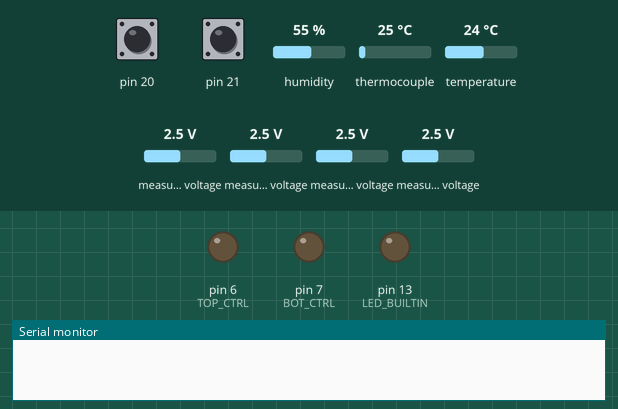
Simulated run of this sketch. Board: Arduino Mega 2560, built with avr-gcc and run on an emulated ATmega2560. Parts: output pins drawn as LEDs (lit = HIGH), the last lines printed to the serial monitor. The inputs (shaded band) are chosen by the test bench; at power-on: pin 20 HIGH, pin 21 HIGH, humidity 55 %, thermocouple 25 °C, temperature 24 °C, measured voltage 2.5 V. Pins used as bus, display or sensor lines are not drawn.

Above: at 0.1 s.
At 3.0 s:
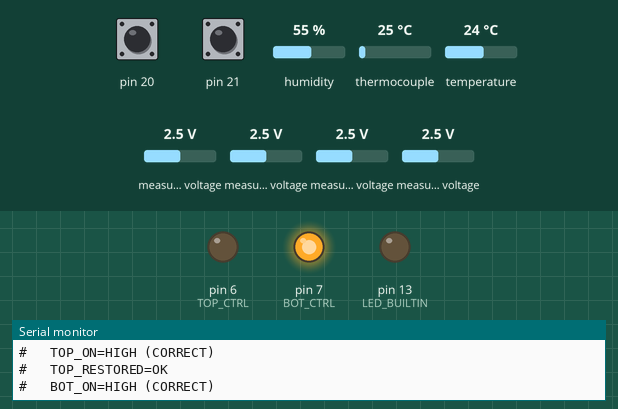
At 7.8 s:
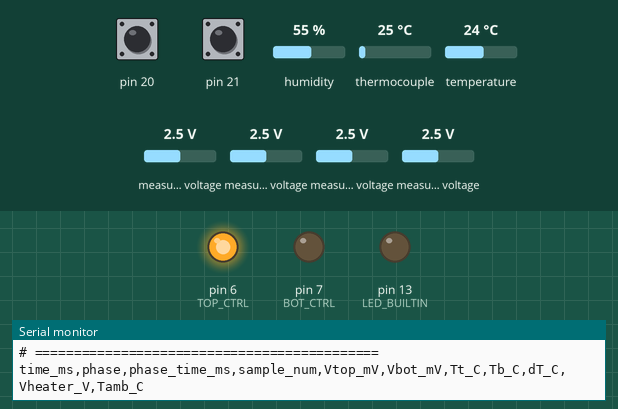
Timing chart, 0 to 9.3 s (numbered marks = the images above):
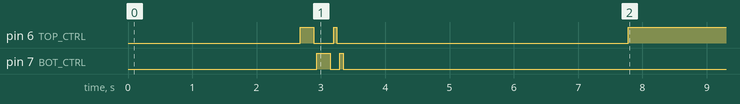

The sketch:

sketch_feb16a_ABBA.ino
```cpp
// TEST 13 -- Full ABBA Protocol with Metadata & Diagnostics (Mega 2560)
// Sequence: A1(Forward) -> Cool -> B1(Reverse) -> Cool -> B2(Reverse) -> Cool -> A2(Forward) -> Cool -> Stop
// Sensors: ADS1115 (TEG), MAX31855 (TC), DHT11 (ambient), Voltage divider (heater V)

#include <Wire.h>
#include <SPI.h>
#include <Adafruit_ADS1X15.h>
#include <Adafruit_MAX31855.h>
#include <DHT.h>

// =================== USER CONFIG (SET BEFORE EACH RUN) ===================
//const char* RUN_ID          = "RUN_001";
//const char* GAP_DISTANCE    = "3um";         // "contact", "3um", "6um", "10um", "30um", "50um"
//const char* MATERIAL_PAIR   = "SiO2-SiO2";  // "SiO2-SiO2", "Au-SiO2", "AlAnod-SS"
//const char* SPACER_TYPE     = "microsphere"; // "microsphere", "kapton_shim", "none"
//const int   RUN_NUMBER      = 1;             // increment for repeat runs
//const char* OPERATOR_NOTES  = "Phase1 ambient air, foam enclosure, 12V heater";
const char* RUN_ID          = "CAL_001";
const char* GAP_DISTANCE    = "contact";      // no gap, slides touching
const char* MATERIAL_PAIR   = "SiO2-SiO2";
const char* SPACER_TYPE     = "none";         // no shim or microspheres
const int   RUN_NUMBER      = 1;
const char* OPERATOR_NOTES  = "Module A calibration, direct contact, no spacer, 12V heater";

// =================== TIMING CONFIG ===================
//const unsigned long HEAT_DURATION_MS   = 1200000UL;  // 20 minutes heating
//const unsigned long COOL_DURATION_MS   = 1200000UL;  // 20 minutes cooling
//const unsigned long HEAT_DURATION_MS   = 1800000UL;  // 30 minutes heating
//const unsigned long COOL_DURATION_MS   = 1800000UL;  // 30 minutes cooling
const unsigned long HEAT_DURATION_MS = 1200000UL;  // 20 minutes heating
const unsigned long COOL_DURATION_MS = 3600000UL;  // 60 minutes cooling
const unsigned long SAMPLE_INTERVAL_MS = 1000;        // 1 Hz (matches research plan)

// =================== PIN CONFIG ===================
const int TOP_CTRL = 6;
const int BOT_CTRL = 7;
const bool ACTIVE_HIGH = true;

#define CS_T_TOP 10
#define CS_T_BOT 9

// DHT11 ambient temperature sensor
#define DHT_PIN  A1
#define DHT_TYPE DHT11
DHT dht(DHT_PIN, DHT_TYPE);

// Heater voltage sense (10k + 2.2k divider from 12V rail to A0)
// Vread = V_heater * 2.2 / (10 + 2.2) = V_heater * 0.1803
// V_heater = Vread / 0.1803
const int   HEATER_V_PIN     = A0;
const float V_DIVIDER_RATIO  = 0.1803f;  // adjust to your actual resistor values
const bool  USE_HEATER_V     = false;     // false if divider not wired yet
const bool  USE_DHT_AMBIENT  = true;     // false if DHT11 not wired yet

// =================== SENSOR OBJECTS ===================
Adafruit_ADS1115 ads;
Adafruit_MAX31855 tcTop(CS_T_TOP);
Adafruit_MAX31855 tcBot(CS_T_BOT);

// ADS1115 GAIN_ONE: +/-4.096V => 0.125 mV per count
const float mV_per_count = 0.125f;

void setTop(bool on) { digitalWrite(TOP_CTRL, (on ^ !ACTIVE_HIGH) ? HIGH : LOW); }
void setBot(bool on) { digitalWrite(BOT_CTRL, (on ^ !ACTIVE_HIGH) ? HIGH : LOW); }

// =================== ABBA STATE MACHINE ===================
enum ABBAPhase {
  PHASE_A1_HEAT,    // Forward heating (top)
  PHASE_A1_COOL,    // Cooldown after A1
  PHASE_B1_HEAT,    // Reverse heating (bottom)
  PHASE_B1_COOL,    // Cooldown after B1
  PHASE_B2_HEAT,    // Reverse heating repeat
  PHASE_B2_COOL,    // Cooldown after B2
  PHASE_A2_HEAT,    // Forward heating repeat
  PHASE_A2_COOL,    // Cooldown after A2
  PHASE_COMPLETE    // Test done
};

const char* phaseNames[] = {
  "A1_FWD_HEAT", "A1_COOLDOWN",
  "B1_REV_HEAT", "B1_COOLDOWN",
  "B2_REV_HEAT", "B2_COOLDOWN",
  "A2_FWD_HEAT", "A2_COOLDOWN",
  "COMPLETE"
};

ABBAPhase currentPhase = PHASE_A1_HEAT;
unsigned long phaseStartTime = 0;
unsigned long lastSampleTime = 0;
unsigned long sampleCount = 0;
unsigned long readFailCount = 0;

// =================== SENSOR READING FUNCTIONS ===================
float readHeaterVoltage() {
  if (!USE_HEATER_V) return -1.0f;
  int raw = analogRead(HEATER_V_PIN);
  float vPin = raw * (5.0f / 1023.0f);
  return vPin / V_DIVIDER_RATIO;
}

float readAmbientTemp() {
  if (!USE_DHT_AMBIENT) return -999.0f;
  float t = dht.readTemperature();
  if (isnan(t)) return -999.0f;
  return t;
}

// =================== PHASE MANAGEMENT ===================
unsigned long getPhaseDuration() {
  switch (currentPhase) {
    case PHASE_A1_HEAT: case PHASE_B1_HEAT:
    case PHASE_B2_HEAT: case PHASE_A2_HEAT:
      return HEAT_DURATION_MS;
    case PHASE_A1_COOL: case PHASE_B1_COOL:
    case PHASE_B2_COOL: case PHASE_A2_COOL:
      return COOL_DURATION_MS;
    default:
      return 0;
  }
}

void applyHeaterState() {
  switch (currentPhase) {
    case PHASE_A1_HEAT: case PHASE_A2_HEAT:
      setTop(true);  setBot(false);  // Forward
      break;
    case PHASE_B1_HEAT: case PHASE_B2_HEAT:
      setTop(false); setBot(true);   // Reverse
      break;
    default:
      setTop(false); setBot(false);  // Cooling or complete
      break;
  }
}

void advancePhase() {
  if (currentPhase < PHASE_COMPLETE) {
    currentPhase = (ABBAPhase)((int)currentPhase + 1);
    phaseStartTime = millis();

    Serial.print("# PHASE_CHANGE: ");
    Serial.print(phaseNames[currentPhase]);
    Serial.print(" at t=");
    Serial.print(millis());
    Serial.println(" ms");

    applyHeaterState();
  }
}

// =================== DIAGNOSTICS ===================
void i2cScan() {
  Serial.println("# I2C_SCAN_START");
  int found = 0;
  for (byte addr = 1; addr < 127; addr++) {
    Wire.beginTransmission(addr);
    if (Wire.endTransmission() == 0) {
      Serial.print("#   FOUND 0x");
      if (addr < 16) Serial.print("0");
      Serial.println(addr, HEX);
      found++;
    }
  }
  Serial.print("#   Devices: "); Serial.println(found);
  if (found == 0) {
    Serial.println("#   *** NO I2C DEVICES - check SDA=20, SCL=21, pull-ups ***");
  }
  Serial.println("# I2C_SCAN_END");
}

void checkHeaterMOSFETs() {
  Serial.println("# MOSFET_TEST_START");

  setTop(false); setBot(false); delay(50);
  bool topOff = digitalRead(TOP_CTRL);
  bool botOff = digitalRead(BOT_CTRL);
  Serial.print("#   TOP_OFF="); Serial.print(topOff ? "HIGH" : "LOW");
  Serial.print("  BOT_OFF="); Serial.println(botOff ? "HIGH" : "LOW");

  if (ACTIVE_HIGH && (topOff == HIGH || botOff == HIGH)) {
    Serial.println("#   *** WARNING: Pin HIGH in OFF state with ACTIVE_HIGH! ***");
  }

  // Pulse TOP
  setTop(true); delay(10);
  bool topOn = digitalRead(TOP_CTRL);
  Serial.print("#   TOP_ON="); Serial.print(topOn ? "HIGH" : "LOW");
  Serial.println((ACTIVE_HIGH && topOn) ? " (CORRECT)" : " *** CHECK POLARITY ***");
  delay(200); setTop(false); delay(50);
  Serial.print("#   TOP_RESTORED="); Serial.println(digitalRead(TOP_CTRL) == topOff ? "OK" : "STUCK!");

  // Pulse BOT
  setBot(true); delay(10);
  bool botOn = digitalRead(BOT_CTRL);
  Serial.print("#   BOT_ON="); Serial.print(botOn ? "HIGH" : "LOW");
  Serial.println((ACTIVE_HIGH && botOn) ? " (CORRECT)" : " *** CHECK POLARITY ***");
  delay(200); setBot(false); delay(50);
  Serial.print("#   BOT_RESTORED="); Serial.println(digitalRead(BOT_CTRL) == botOff ? "OK" : "STUCK!");

  // Cross-talk
  setTop(true); delay(50);
  Serial.print("#   XTALK TOP_ON->BOT: "); Serial.println(digitalRead(BOT_CTRL) == botOff ? "OK" : "FAIL!");
  setTop(false); delay(50);
  setBot(true); delay(50);
  Serial.print("#   XTALK BOT_ON->TOP: "); Serial.println(digitalRead(TOP_CTRL) == topOff ? "OK" : "FAIL!");
  setBot(false);

  Serial.println("# MOSFET_TEST_END");
}

void checkWireBus() {
  Serial.println("# I2C_BUS_CHECK_START");
  pinMode(20, INPUT);
  pinMode(21, INPUT);
  int sda = digitalRead(20);
  int scl = digitalRead(21);
  Serial.print("#   SDA="); Serial.print(sda ? "HIGH(ok)" : "LOW(stuck!)");
  Serial.print("  SCL="); Serial.println(scl ? "HIGH(ok)" : "LOW(stuck!)");

  if (!sda || !scl) {
    Serial.println("#   Attempting clock recovery...");
    pinMode(21, OUTPUT);
    for (int i = 0; i < 16; i++) {
      digitalWrite(21, LOW);  delayMicroseconds(5);
      digitalWrite(21, HIGH); delayMicroseconds(5);
    }
    pinMode(21, INPUT);
    delay(10);
    Serial.print("#   After recovery - SDA="); Serial.print(digitalRead(20) ? "HIGH" : "LOW");
    Serial.print("  SCL="); Serial.println(digitalRead(21) ? "HIGH" : "LOW");
  }
  Wire.begin();
  Serial.println("# I2C_BUS_CHECK_END");
}

// =================== SETUP ===================
void setup() {
  Serial.begin(9600);
  while (!Serial) { ; }
  delay(2000);

  // ---- Metadata Header ----
  Serial.println("# ============================================");
  Serial.println("# MICRO-GAP THERMAL RECTIFIER - ABBA PROTOCOL");
  Serial.println("# ============================================");
  Serial.print("# RUN_ID: ");         Serial.println(RUN_ID);
  Serial.print("# GAP_DISTANCE: ");   Serial.println(GAP_DISTANCE);
  Serial.print("# MATERIAL_PAIR: ");  Serial.println(MATERIAL_PAIR);
  Serial.print("# SPACER_TYPE: ");    Serial.println(SPACER_TYPE);
  Serial.print("# RUN_NUMBER: ");     Serial.println(RUN_NUMBER);
  Serial.print("# NOTES: ");          Serial.println(OPERATOR_NOTES);
  Serial.print("# HEAT_DURATION_MS: "); Serial.println(HEAT_DURATION_MS);
  Serial.print("# COOL_DURATION_MS: "); Serial.println(COOL_DURATION_MS);
  Serial.print("# SAMPLE_RATE_MS: ");   Serial.println(SAMPLE_INTERVAL_MS);
  Serial.print("# ADS_GAIN: GAIN_ONE (+-4096mV, ");
  Serial.print(mV_per_count, 4); Serial.println(" mV/count)");
  Serial.println("# ABBA_SEQUENCE: A1_FWD -> COOL -> B1_REV -> COOL -> B2_REV -> COOL -> A2_FWD -> COOL");
  Serial.print("# USE_HEATER_V: ");    Serial.println(USE_HEATER_V ? "YES" : "NO");
  Serial.print("# USE_DHT_AMBIENT: "); Serial.println(USE_DHT_AMBIENT ? "YES" : "NO");
  Serial.println("#");

  // ---- Pin Setup ----
  pinMode(TOP_CTRL, OUTPUT);
  pinMode(BOT_CTRL, OUTPUT);
  setTop(false); setBot(false);
  pinMode(LED_BUILTIN, OUTPUT);
  Serial.println("# [OK] Heater pins configured (TOP=6, BOT=7), both OFF");

  // ---- MOSFET Diagnostics ----
  checkHeaterMOSFETs();

  // ---- SPI CS pins HIGH before I2C ----
  pinMode(CS_T_TOP, OUTPUT); digitalWrite(CS_T_TOP, HIGH);
  pinMode(CS_T_BOT, OUTPUT); digitalWrite(CS_T_BOT, HIGH);
  Serial.println("# [OK] SPI CS pins HIGH (deselected)");

  // ---- I2C Init ----
  Wire.begin();
  Wire.setClock(100000);
  Serial.println("# [OK] Wire.begin() at 100kHz");
  delay(100);

  checkWireBus();
  i2cScan();

  // ---- ADS1115 Init with Retries ----
  bool adsOk = false;
  for (int attempt = 1; attempt <= 5; attempt++) {
    Serial.print("# ADS1115 init attempt "); Serial.print(attempt); Serial.print("/5: ");
    Wire.begin(); delay(100);
    if (ads.begin(0x48)) {
      Serial.println("SUCCESS");
      adsOk = true;
      break;
    }
    Serial.println("FAIL");
    Wire.beginTransmission(0x48);
    byte err = Wire.endTransmission();
    Serial.print("#   Wire error: "); Serial.println(err);
    delay(500);
  }
  if (!adsOk) {
    Serial.println("# **** FATAL: ADS1115 NOT FOUND ****");
    Serial.println("# Check: SDA=20, SCL=21, VDD, GND, ADDR=GND for 0x48");
    while (1) { digitalWrite(LED_BUILTIN, !digitalRead(LED_BUILTIN)); delay(250); }
  }
  ads.setGain(GAIN_ONE);
  Serial.println("# [OK] ADS1115 GAIN_ONE configured");

  // ---- DHT11 Init ----
  if (USE_DHT_AMBIENT) {
    dht.begin();
    delay(2000);  // DHT11 needs 1-2s warm-up
    float testAmb = dht.readTemperature();
    if (isnan(testAmb)) {
      Serial.println("# WARNING: DHT11 read failed - check wiring (DATA->A1, VCC->5V, GND)");
    } else {
      Serial.print("# [OK] DHT11 ambient: "); Serial.print(testAmb, 1); Serial.println(" C");
    }
  }

  // ---- Heater Voltage Divider Check ----
  if (USE_HEATER_V) {
    float vTest = readHeaterVoltage();
    Serial.print("# [INFO] Heater voltage reads: "); Serial.print(vTest, 2); Serial.println(" V");
    if (vTest < 0.5) {
      Serial.println("#   (Heater supply appears OFF or divider not connected)");
    } else if (vTest > 14.0) {
      Serial.println("#   *** WARNING: Voltage > 14V - check divider ratio ***");
    }
  }

  // ---- Verify Sensor Readings ----
  Serial.println("# SENSOR_VERIFY_START");
  for (int i = 0; i < 3; i++) {
    int16_t r01 = ads.readADC_Differential_0_1();
    int16_t r23 = ads.readADC_Differential_2_3();
    double Tt = tcTop.readCelsius();
    double Tb = tcBot.readCelsius();
    float Vheat = readHeaterVoltage();
    float Tamb = readAmbientTemp();

    Serial.print("#   Sample "); Serial.print(i + 1);
    Serial.print(": V01="); Serial.print(r01 * mV_per_count, 2);
    Serial.print("mV V23="); Serial.print(r23 * mV_per_count, 2);
    Serial.print("mV Tt="); Serial.print(Tt, 1);
    Serial.print("C Tb="); Serial.print(Tb, 1);
    Serial.print("C Vhtr="); Serial.print(Vheat, 2);
    Serial.print("V Tamb="); Serial.print(Tamb, 1);
    Serial.println("C");
    delay(500);
  }
  Serial.println("# SENSOR_VERIFY_END");

  // ---- TC Fault Check ----
  double Tt = tcTop.readCelsius();
  double Tb = tcBot.readCelsius();
  if (isnan(Tt)) {
    Serial.print("# WARNING: TC_TOP fault - ");
    uint8_t e = tcTop.readError();
    if (e & 0x01) Serial.println("OPEN");
    if (e & 0x02) Serial.println("SHORT_GND");
    if (e & 0x04) Serial.println("SHORT_VCC");
  } else {
    Serial.print("# [OK] TC_TOP: "); Serial.print(Tt, 1); Serial.println(" C");
  }
  if (isnan(Tb)) {
    Serial.print("# WARNING: TC_BOT fault - ");
    uint8_t e = tcBot.readError();
    if (e & 0x01) Serial.println("OPEN");
    if (e & 0x02) Serial.println("SHORT_GND");
    if (e & 0x04) Serial.println("SHORT_VCC");
  } else {
    Serial.print("# [OK] TC_BOT: "); Serial.print(Tb, 1); Serial.println(" C");
  }

  // ---- Calculate and print total run time ----
  unsigned long totalMs = (HEAT_DURATION_MS + COOL_DURATION_MS) * 4;
  Serial.print("# TOTAL_RUN_TIME: "); Serial.print(totalMs / 60000.0, 1); Serial.println(" minutes");
  Serial.print("# EXPECTED_SAMPLES: "); Serial.println(totalMs / SAMPLE_INTERVAL_MS);

  // ---- Start ----
  Serial.println("#");
  Serial.println("# ============================================");
  Serial.println("# DIAGNOSTICS COMPLETE - STARTING ABBA");
  Serial.println("# ============================================");
  Serial.println("time_ms,phase,phase_time_ms,sample_num,Vtop_mV,Vbot_mV,Tt_C,Tb_C,dT_C,Vheater_V,Tamb_C");

  phaseStartTime = millis();
  applyHeaterState();
}

// =================== LOOP ===================
void loop() {
  unsigned long now = millis();

  // ---- Phase Transition Check ----
  if (currentPhase < PHASE_COMPLETE) {
    unsigned long phaseElapsed = now - phaseStartTime;
    if (phaseElapsed >= getPhaseDuration()) {
      advancePhase();
    }
  }

  // ---- Test Complete ----
  if (currentPhase == PHASE_COMPLETE) {
    setTop(false); setBot(false);
    Serial.println("# ============================================");
    Serial.println("# ABBA PROTOCOL COMPLETE");
    Serial.print("# Total samples: ");     Serial.println(sampleCount);
    Serial.print("# ADS read failures: "); Serial.println(readFailCount);
    Serial.print("# Total duration: ");    Serial.print(millis() / 60000.0, 1); Serial.println(" min");
    Serial.print("# Final ambient: ");     Serial.print(readAmbientTemp(), 1); Serial.println(" C");
    Serial.print("# Final heater V: ");    Serial.print(readHeaterVoltage(), 2); Serial.println(" V");
    Serial.println("# ============================================");
    while (1) { digitalWrite(LED_BUILTIN, !digitalRead(LED_BUILTIN)); delay(1000); }
  }

  // ---- Sample at Configured Rate ----
  if (now - lastSampleTime >= SAMPLE_INTERVAL_MS) {
    lastSampleTime = now;
    sampleCount++;

    // Read TEG voltages
    int16_t raw01 = ads.readADC_Differential_0_1();
    int16_t raw23 = ads.readADC_Differential_2_3();

    // Saturation / failure check
    if (raw01 == 32767 || raw01 == -32768 || raw23 == 32767 || raw23 == -32768) {
      readFailCount++;
      if (readFailCount <= 10 || readFailCount % 100 == 0) {
        Serial.print("# WARN: ADS saturated #"); Serial.print(readFailCount);
        Serial.print(" raw01="); Serial.print(raw01);
        Serial.print(" raw23="); Serial.println(raw23);
      }
    }

    float vTop = raw01 * mV_per_count;
    float vBot = raw23 * mV_per_count;

    // Read thermocouples
    double Tt = tcTop.readCelsius();
    double Tb = tcBot.readCelsius();
    double dT = Tt - Tb;

    // Read heater voltage and ambient
    float Vheat = readHeaterVoltage();
    float Tamb  = readAmbientTemp();

    // CSV output
    Serial.print(now);                        Serial.print(",");
    Serial.print(phaseNames[currentPhase]);   Serial.print(",");
    Serial.print(now - phaseStartTime);       Serial.print(",");
    Serial.print(sampleCount);                Serial.print(",");
    Serial.print(vTop, 4);                    Serial.print(",");
    Serial.print(vBot, 4);                    Serial.print(",");
    Serial.print(Tt, 2);                      Serial.print(",");
    Serial.print(Tb, 2);                      Serial.print(",");
    Serial.print(dT, 2);                      Serial.print(",");
    Serial.print(Vheat, 2);                   Serial.print(",");
    Serial.println(Tamb, 1);
  }
}
```
